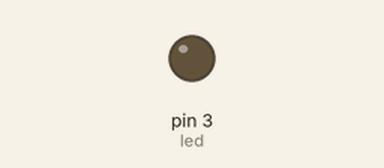
The sketch below on a simulated Arduino Uno, built with avr-gcc and run on an emulated ATmega328P. Parts: output pins drawn as LEDs (lit = HIGH).

Above: at 0.05 s.
At 5.65 s:
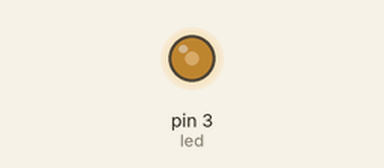
At 11.35 s:
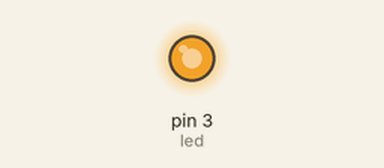
At 22.65 s:
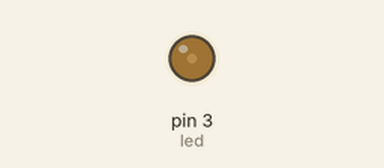
Timing chart, 0 to 32.5 s (numbered marks = the images above):
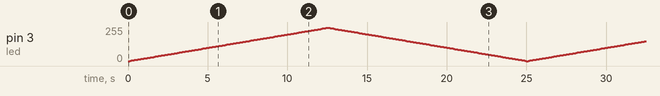

The sketch:

job08.ino
```cpp
int led = 3 ;
int brightness = 0 ;
int increase = 2 ;

void setup() {
  pinMode(led, OUTPUT);
}

void loop() {
  analogWrite(led, brightness);

brightness = brightness + increase ;

  if (brightness <= 0 || brightness >= 250){
    increase = -increase;
  }

  delay(100);
}
```
